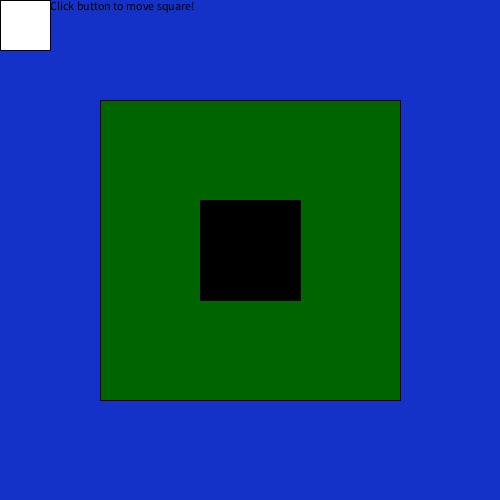
Frame 1 (no input)
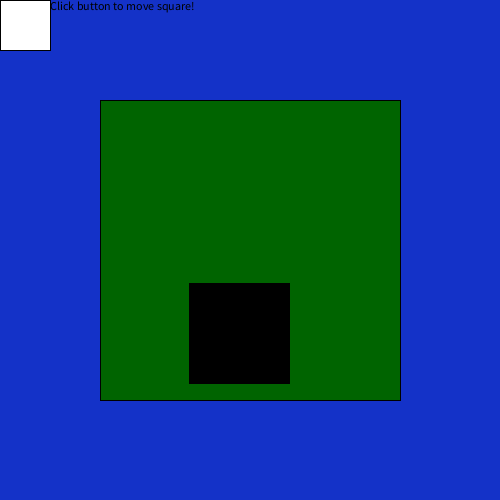
Frame 60 (the mouse pressed at the canvas centre just before this capture)
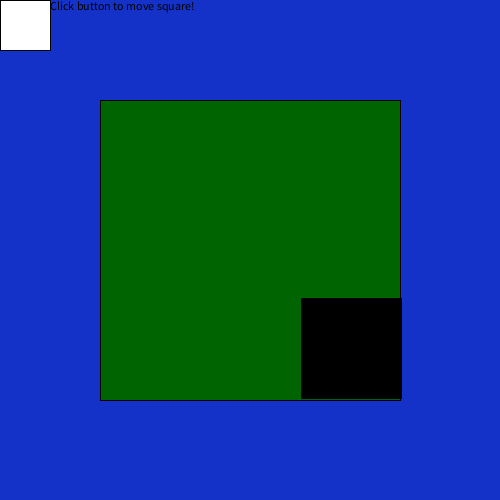
Frame 120 (the mouse held since frame 60 and released just before this capture)

The Processing sketch that drew these frames (run headless with seeded random() and noise(); from frame 60 on, the mouse is pressed at the canvas centre):

// Processing sketch: week3_homework
// ── week3_homework.pde
//steps:
//1. a. Draw square in center of screen 
   //b. Calculate the distance between mouse and square
   //c. print this value to the console
//2. Make boolean for if mouse is on square
  //true = dist < half the width of the square
//3. Constrict the movement of a shape within an area of your canvas
  //a. create variables for coordinates of square and set as width and height /2 
  //b. create variables for xSpeed and ySpeed and set them as random within a range
  //c. set x = x+xSpeed and y = y+ySpeed in DRAW
  //d. make it so that it doesn't go off the screen
//4. Create a button that moves a shape to a new random position on the canvas
  //a. Draw square in top left corner
  //b. Calculate the distance between mouse and square
  //c. Make boolean for if mouse is on square
    //c1. true = mousePressed && dist < radius of circle --> randomly position orig. square

int squareSize;
float x, y;
color squareColor, bgColor;
boolean isMouseOnSquare;
int distance;
float xSpeed, ySpeed;
boolean isMouseOnButton;
int buttonDistance;

void setup (){
  size(500, 500);
  bgColor = color(20, 50, 200);
  background (bgColor);
  x = width/2;
  y = height/2;
  squareSize = 100;
  xSpeed = random (1,5);
  ySpeed = random (1,5);
}

void draw (){
  background(bgColor);
  fill(0, 100, 0);
  rectMode(CENTER);
  rect (int(width/2), int(height/2), 300, 300);
  fill(squareColor);
  rectMode(CENTER);
  rect(x, y, squareSize, squareSize);
// change color of square if mouse is on it   
  distance = int(dist(x, y, mouseX, mouseY));
  if(distance < squareSize/2){
    squareColor = color(255);
  }
  else{
    squareColor = color(0);
  }
  println(distance);
//  boolean for if mouse is on square
  if(distance < squareSize/2){
    isMouseOnSquare = true;
  }
  else{
    isMouseOnSquare = false; 
  }
  println(isMouseOnSquare); //just to check my code is right 
// make the square bounce! 
 if(xSpeed == ySpeed){
   xSpeed = random (1, 5);
   ySpeed = random (1,5);
 }
 if(x > 400-squareSize/2 || x < 100+squareSize/2){
   xSpeed = xSpeed * -1;
 }
 if(y > 400-squareSize/2 || y < 100+squareSize/2){
   ySpeed = ySpeed * -1;
 }
 x = x+xSpeed;
 y = y+ySpeed;
//button that moves a shape to a new random position
 rectMode(CORNER);
 text("Click button to move square!", 50, 10);
 fill(255);
 rect(0, 0, 50, 50);
 buttonDistance = int(dist(0, 0, mouseX, mouseY));
//attempt at making toggle switch to turn bouncing ball on and off  
   if(mousePressed == true) {
   //x = width/2;
   // y = height/2;
    xSpeed = 0;
    ySpeed = 0;
  }

}

void mousePressed(){
  //  another attempt at toggle switch that turns bouncing ball on and off
  //if (distance < squareSize/2){
  //  //x = width/2;
  //  //y = height/2;
  //  xSpeed = 0;
  //  ySpeed = 0;
  //}
  
  //making the button work! 
  if (buttonDistance < 50){
    x = random (150, 350);
    y = random (150, 350);
  }
}
